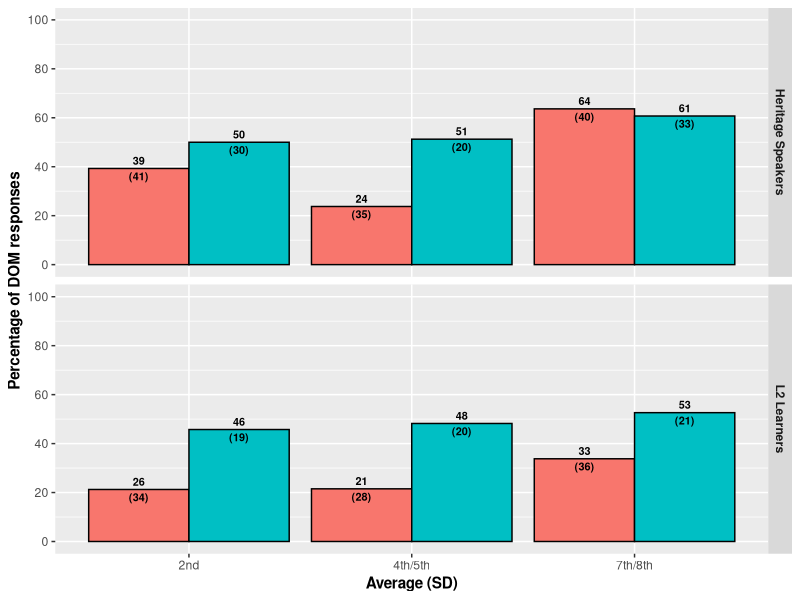
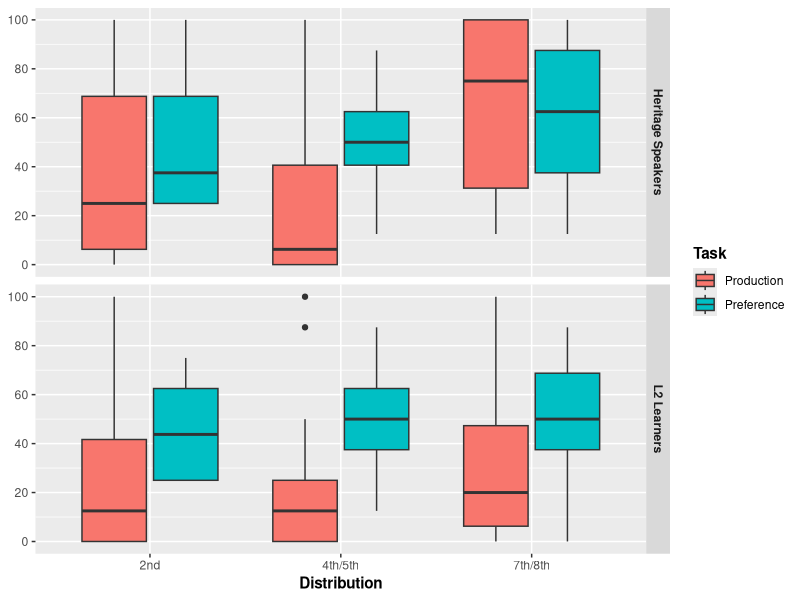
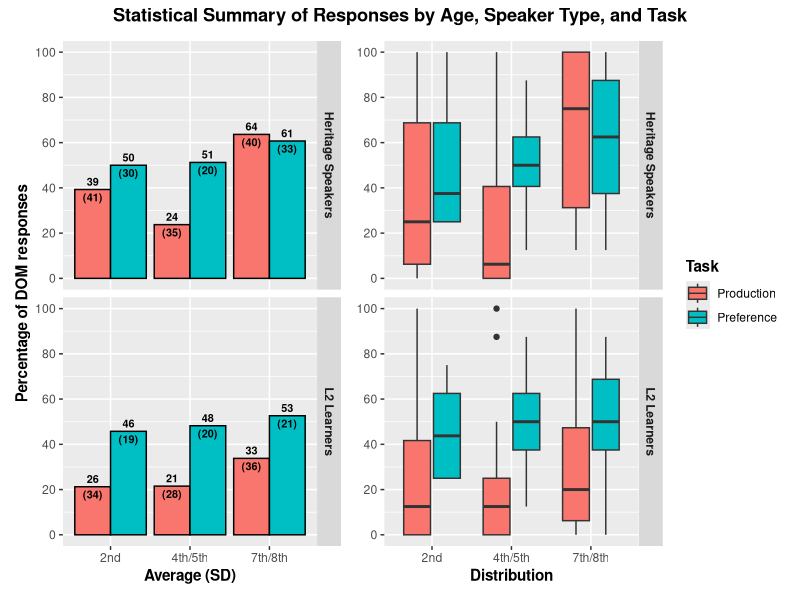
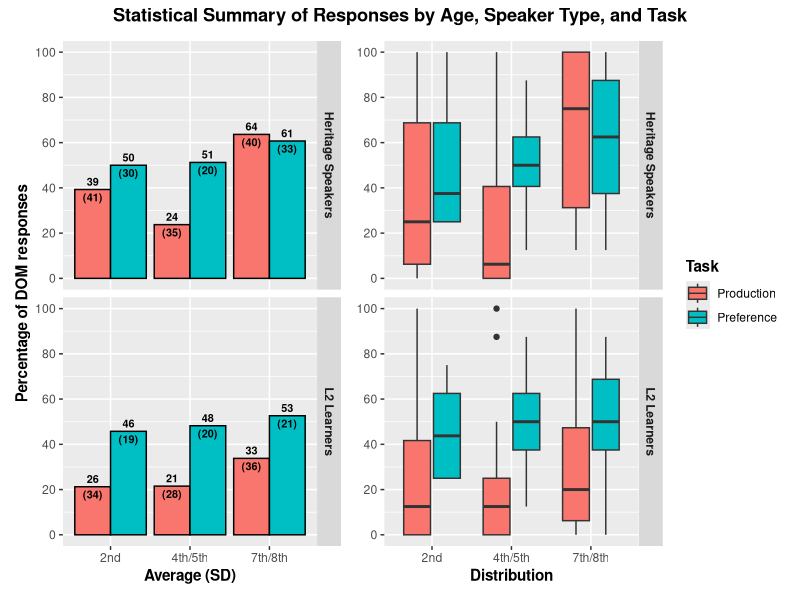

R code for these plots, in order:
library(tidyverse)
library(here)
library(patchwork)


# Load Data
## Second
L2_2_Prod <- read_csv(here("CSV Files", "L2 Learners", "L2 Second DOM Production.csv")) %>% 
  mutate(SpeakerType = "L2 Learners",
         Group = "2nd")

L2_2_FCT <- read_csv(here("CSV Files", "L2 Learners", "L2 Second DOM FCT.csv")) %>% 
  mutate(SpeakerType = "L2 Learners",
         Group = "2nd",
         Task = "Preference")

HS_2_Prod <- read_csv(here("CSV Files", "Heritage", "Heritage Second DOM Production.csv")) %>% 
  mutate(SpeakerType = "Heritage Speakers",
         Group = "2nd")

HS_2_FCT <- read_csv(here("CSV Files", "Heritage", "Heritage Second DOM FCT.csv")) %>% 
  mutate(SpeakerType = "Heritage Speakers",
         Group = "2nd",
         Task = "Preference")


## Fourth/fifth
L2_45_Prod <- read_csv(here("CSV Files", "L2 Learners", "L2 Fourth and Fifth DOM Production.csv")) %>% 
  mutate(SpeakerType = "L2 Learners",
         Group = "4th/5th")

L2_45_FCT <- read_csv(here("CSV Files", "L2 Learners", "L2 Fourth and Fifth DOM FCT.csv")) %>% 
  mutate(SpeakerType = "L2 Learners",
         Group = "4th/5th",
         Task = "Preference")

HS_45_Prod <- read_csv(here("CSV Files", "Heritage", "Heritage Fourth and Fifth DOM Production.csv")) %>% 
  mutate(SpeakerType = "Heritage Speakers",
         Group = "4th/5th")

HS_45_FCT <- read_csv(here("CSV Files", "Heritage", "Heritage Fourth and Fifth DOM FCT.csv")) %>% 
  mutate(SpeakerType = "Heritage Speakers",
         Group = "4th/5th",
         Task = "Preference")


## Seventh/eighth
L2_78_Prod <- read_csv(here("CSV Files", "L2 Learners", "L2 Seventh and Eighth DOM Production.csv")) %>% 
  mutate(SpeakerType = "L2 Learners",
         Group = "7th/8th")

L2_78_FCT <- read_csv(here("CSV Files", "L2 Learners", "L2 Seventh and Eighth DOM FCT.csv")) %>% 
  mutate(SpeakerType = "L2 Learners",
         Group = "7th/8th",
         Task = "Preference")

HS_78_Prod <- read_csv(here("CSV Files", "Heritage", "Heritage Seventh and Eighth DOM Production.csv")) %>% 
  mutate(SpeakerType = "Heritage Speakers",
         Group = "7th/8th")

HS_78_FCT <- read_csv(here("CSV Files", "Heritage", "Heritage Seventh and Eighth DOM FCT.csv")) %>% 
  mutate(SpeakerType = "Heritage Speakers",
         Group = "7th/8th",
         Task = "Preference")


## Group
Production <- rbind(L2_2_Prod, L2_45_Prod, L2_78_Prod, HS_2_Prod, HS_45_Prod, HS_78_Prod)
FCT <- rbind(L2_2_FCT, L2_45_FCT, L2_78_FCT, HS_2_FCT, HS_45_FCT, HS_78_FCT)

Combined <- rbind(Production, FCT)
Combined$Task <- factor(Combined$Task, levels = c("Production", "Preference"))


# Generate percentages
## Bar graph
Master_Bar <- Combined %>% 
  group_by(Group, SpeakerType, Task) %>%
  summarize(Total_Accuracy = sum(Accuracy, na.rm = TRUE),
            Total_Responses = sum(!is.na(Accuracy)),
            Ratio = Total_Accuracy/Total_Responses) %>% 
  mutate(Ratio = (Ratio*100))


## Boxplot
Master_Box <- Combined %>% 
  group_by(Part_ID, Group, SpeakerType, Task) %>%
  summarize(Total_Accuracy = sum(Accuracy, na.rm = TRUE),
            Total_Responses = sum(!is.na(Accuracy)),
            Ratio = Total_Accuracy/Total_Responses) %>% 
  mutate(Ratio = (Ratio*100))


## Bar graph ratios
Master_Bar_Summary <- Master_Box %>%
  group_by(Group, SpeakerType, Task) %>%
  summarise(Average = mean(Ratio, na.rm = TRUE), 
            SD = sd(Ratio, na.rm = TRUE)) %>% 
  left_join(Master_Bar, Master_Bar_Summary, by = c("Group", "SpeakerType", "Task"))


# Generate graphs
## Bar graph
Bar_Graph <- Master_Bar_Summary %>% 
  ggplot(aes(x = Group, y = Ratio, fill = Task)) + 
  geom_bar(position = "dodge", color = "black", stat = "identity") +
  facet_grid(rows = vars(SpeakerType)) +
  scale_y_continuous(breaks = seq (0, 100, 20),
                     limits = c(0, 100)) +
  geom_text(aes(label = paste0(round(Average), "\n(", round(SD), ")")),
            position = position_dodge(width = .9),
            vjust = 0.5,
            size = 2.75,
            fontface = "bold") +
  labs(x = "Average (SD)", y = "Percentage of DOM responses", fill = "Task") +
  theme(axis.title = element_text(face = "bold"),
        plot.title = element_text(hjust = 0.5, face = "bold"),
        legend.position = "none",
        strip.text = element_text(face = "bold"),
        strip.text.x = element_text(face = "bold"))

Bar_Graph


## Boxplot
Boxplot <- Master_Box %>% 
  ggplot(aes(x = Group, y = Ratio, fill = Task)) +
  geom_boxplot() +
  facet_grid(rows = vars(SpeakerType)) +
  scale_y_continuous(breaks = seq(0, 100, 20),
                     limits = c(0, 100)) +
  labs(x = "Distribution") +
  theme(axis.title = element_text(face = "bold"),
        plot.title = element_text(hjust = 0.5, face = "bold"),
        legend.title = element_text(face = "bold"),
        strip.text = element_text(face = "bold"),
        strip.text.x = element_text(face = "bold"),
        axis.title.y = element_blank())

Boxplot


## Create joint plot
Group_Plot <- (Bar_Graph + Boxplot) + 
  plot_annotation(title = "Statistical Summary of Responses by Age, Speaker Type, and Task") & 
  theme(plot.title = element_text(face = "bold", hjust = 0.5))

Group_Plot

ggsave(filename = here("DOM Manuscript (Applied Psycholinguistics)", "Graphs", "AP DOM Figure 3.pdf"),
       plot = Group_Plot,
       device = "pdf",
       width = 6.5,
       height = 3.5,
       units = "in")
